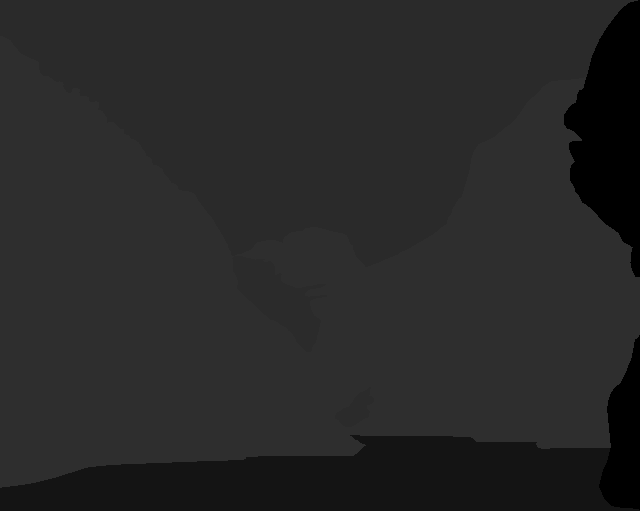
#> input picture adk/inconsistency_analysis/data/tground_truth/43018382625.png, 640 x 511 px, found by its file name; its folder holds only this picture in this run
$ python compute_iou.py
#> lines starting #> are read from the running program, lines starting #| are printed output that depends on the picture
import numpy as np
import argparse
import json
from PIL import Image
from os.path import join
import os


def _fast_hist(a, b, n):
    k = (a >= 0) & (a < n)
    return np.bincount(n * a[k].astype(int) + b[k], minlength=n ** 2).reshape(n, n)


def _iIoU(hist):
    with np.errstate(divide='ignore', invalid='ignore'):
        return np.diag(hist) / (hist.sum(axis=1) + hist.sum(axis=0) - np.diag(hist))


def _iACC(hist):
    with np.errstate(divide='ignore', invalid='ignore'):
        return np.diag(hist) / hist.sum(axis=1)


def _mACC(hist):
    with np.errstate(divide='ignore', invalid='ignore'):
        return np.diag(hist).sum() / hist.sum()


def compute_mIoU(data_dir, annotator, total, json_dir="./"):
    # get the gt and pred
#> called with data_dir = './data/', annotator = 'annotator1', total = True, json_dir = './'
    gt_imgs = []
    pred_imgs = []

    masks_base = os.path.join(data_dir, "tground_truth")
    if total:
        preds_base = os.path.join(data_dir, annotator, "tmasks")

        for root, dirs, files in os.walk(masks_base, topdown=True):
            for file in files:
                if file.endswith(".png"):
                    gt_imgs.append(os.path.join(masks_base, file))
                    pred_imgs.append(os.path.join(preds_base, file))
    else:

        preds_base = os.path.join(data_dir, annotator)

        with open(os.path.join(preds_base, "imasks_list.txt"), 'r') as txtfile:
            ipreds_list = [line.rstrip('\n') for line in txtfile]

        for name in ipreds_list:
            gt_imgs.append(os.path.join(masks_base, name))
            pred_imgs.append(os.path.join(preds_base, "tmasks", name))

    with open(join(json_dir, 'labels_ID.json'), 'r') as jf:
#> (reads adk/waterbody_extractor/labels_ID.json from the repository)
        info = json.load(jf)

    num_classes = len(info)
    name_classes = [key for key in info.keys()]

    hist = np.zeros((num_classes, num_classes))

    for ind in range(len(gt_imgs)):
        try:
            pred = np.array(Image.open(pred_imgs[ind]))
#> pred is the input picture: shape (511, 640); min 0, max 46, mean 39.6
            label = np.array(Image.open(gt_imgs[ind]))
        except:
            print("We don't have the prediction of ",
                  gt_imgs[ind].split('/')[-1])
            continue

        hist += _fast_hist(label.flatten(), pred.flatten(), num_classes)
#> in _fast_hist, `return np.bincount(n * a[k].astype(int) + b[k], minlength=n ** 2).resh..`:
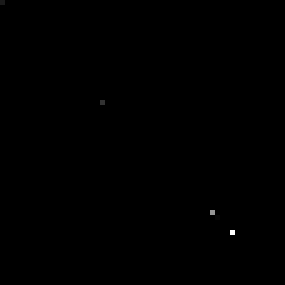
#> returned value: shape (57, 57) int64 (shown 5 times larger); min 0, max 169951, mean 100.7; drawn with min black and max white

    iIoUs = _iIoU(hist)
    iACCs = _iACC(hist)

    for ind_class in range(num_classes):
        print(name_classes[ind_class] +
              '\t' + str(round(iIoUs[ind_class] * 100, 2)) +
              '\t' + str(round(iACCs[ind_class] * 100, 2)))
#> this loop made 57 passes
#| background	100.0	100.0
#| bicycle	nan	nan
#| boat	nan	nan
#| breakwater	nan	nan
#| bridge	nan	nan
#| building	nan	nan
#| bus	nan	nan
#| canal	nan	nan
#> (further printed lines are left out)

    print('mIoU' + '\t' + str(round(np.nanmean(iIoUs) * 100, 2)))
#| mIoU	100.0
    print('mACC' + '\t' + str(round(_mACC(hist) * 100, 2)))
#| mACC	100.0


def main(args):
    compute_mIoU(args.data_dir, args.annotator, args.i, json_dir=args.json_dir)


if __name__ == "__main__":
    parser = argparse.ArgumentParser()
    parser.add_argument('-d', '--data-dir', default='./data/',
                        type=str, help='directory of inconsistency analysis data')
    parser.add_argument('-a', '--annotator', default='annotator1',
                        type=str, help='directory of annotator')
    parser.add_argument('-i', action='store_false', help='val or test')
    parser.add_argument('-j', '--json-dir', default='./',
                        type=str, help='labels\' ID information')
    args = parser.parse_args()
    main(args)
